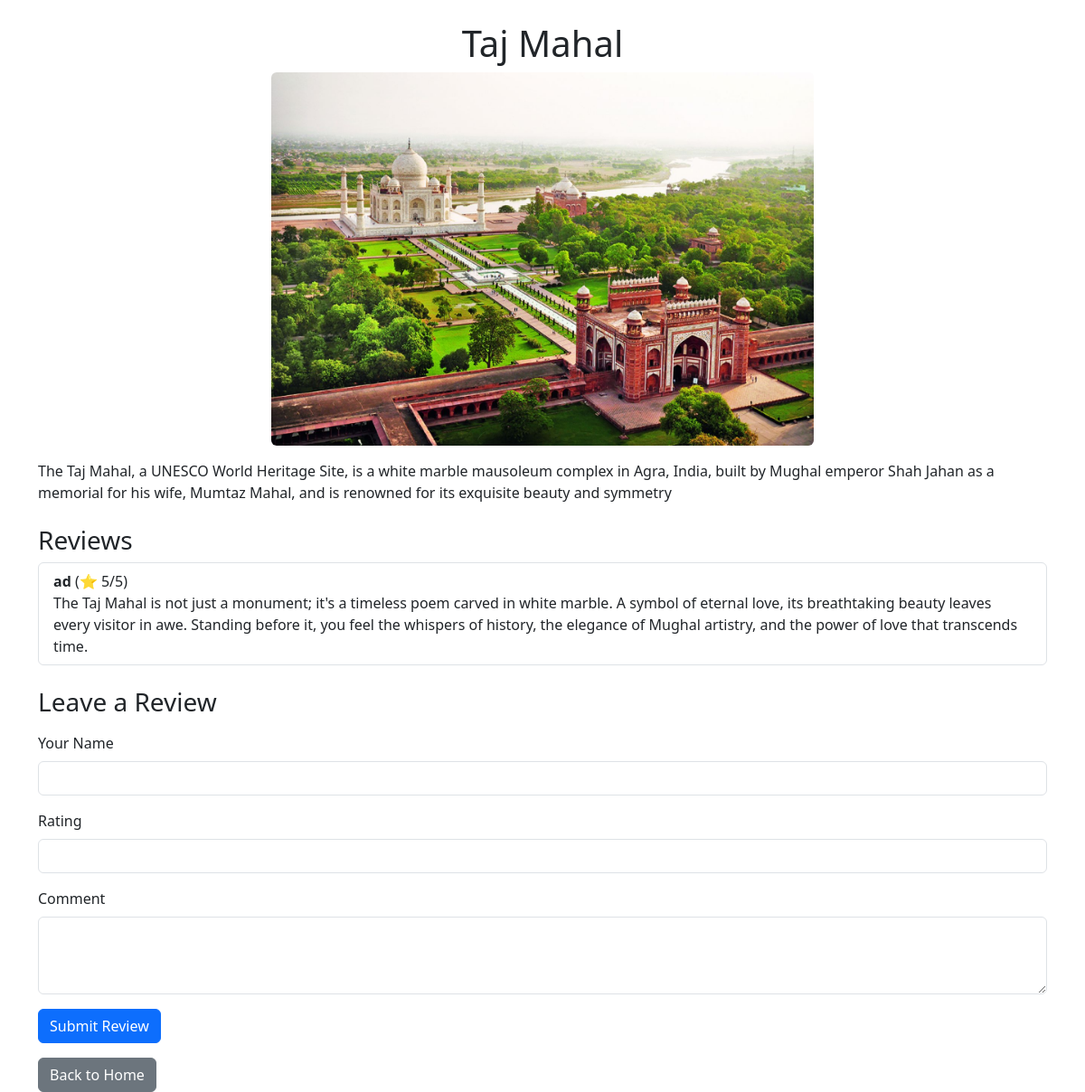
/site/1/, run on the app's committed database.
### heritagesites/models.py (models this page shows, shortened)
class HeritageSite(models.Model):
    name = models.CharField(max_length=255)
    description = models.TextField()
    location = models.CharField(max_length=255)
    image = models.ImageField(upload_to='heritage_sites/', null=True, blank=True)

class Review(models.Model):
    site = models.ForeignKey(HeritageSite, on_delete=models.CASCADE, related_name="reviews")
    name = models.CharField(max_length=255)
    rating = models.IntegerField(validators=[MinValueValidator(1), MaxValueValidator(5)])
    comment = models.TextField()

### heritagesites/views.py (the view)
# urls.py: path('site/<int:pk>/', site_detail, name='site_detail'),
def site_detail(request, pk):
    site = get_object_or_404(HeritageSite, pk=pk)
    reviews = site.reviews.all()
    if request.method == "POST":
        name = request.POST.get('name')
        rating = int(request.POST.get('rating'))
        comment = request.POST.get('comment')
        Review.objects.create(site=site, name=name, rating=rating, comment=comment)
    return render(request, 'heritagesites/site_detail.html', {'site': site, 'reviews': reviews})

### heritagesites/templates/heritagesites/site_detail.html (shortened to what this page needs)
<!DOCTYPE html>
<html lang="en">
<head>
    <link href="https://cdn.jsdelivr.net/npm/bootstrap@5.3.0/dist/css/bootstrap.min.css" rel="stylesheet">
</head>
<body>
    <div class="container mt-4">
        <h1 class="text-center">{{ site.name }}</h1>
        {% if site.image %}
            <img src="{{ site.image.url }}" class="img-fluid d-block mx-auto rounded site-image" alt="{{ site.name }}">
        {% else %}
            <img src="/static/images/default-placeholder.png" class="img-fluid d-block mx-auto rounded site-image" alt="Default Image">
        {% endif %}
        <p class="mt-3">{{ site.description }}</p>
        <h3 class="mt-4">Reviews</h3>
        <ul class="list-group">
            {% for review in reviews %}
                <li class="list-group-item">
                    <strong>{{ review.name }}</strong> (⭐ {{ review.rating }}/5)
                    <p class="mb-0">{{ review.comment }}</p>
                </li>
            {% empty %}
                <li class="list-group-item text-muted">No reviews yet. Be the first to review!</li>
            {% endfor %}
        </ul>
        <h3 class="mt-4">Leave a Review</h3>
        <form method="POST" class="mt-3">
            <div class="mb-3">
                <label for="name" class="form-label">Your Name</label>
                <input type="text" name="name" class="form-control" required>
            </div>
            <div class="mb-3">
                <label for="rating" class="form-label">Rating</label>
                <input type="number" name="rating" class="form-control" required min="1" max="5">
            </div>
            <div class="mb-3">
                <label for="comment" class="form-label">Comment</label>
                <textarea name="comment" class="form-control" rows="3" required></textarea>
            </div>
            <button type="submit" class="btn btn-primary">Submit Review</button>
        </form>
        <a href="/" class="btn btn-secondary mt-3">Back to Home</a>
    </div>
</body>
</html>

### heritagesites/templates/heritagesites/site_detail.html (style rules this page uses)
.site-image { max-width: 600px; width: 100%; height: auto; }

### data on the page
HeritageSite: name "Taj Mahal", image (picture), description "The Taj Mahal, a UNESCO World Heritage Site, is a white marble mausoleum complex in Agra, India, built by Mughal emperor Shah Jahan as a memorial for his wife, Mumtaz Mahal, and is renowned for its exquisite beauty and symmetry"
Review: name "ad", rating "5", comment "The Taj Mahal is not just a monument; it's a timeless poem carved in white marble. A symbol of eternal love, its breathtaking beauty leaves every visitor in awe. Standing before it, you feel the whispers of history, the elegance of Mughal artistry, and the power of love that transcends time."
